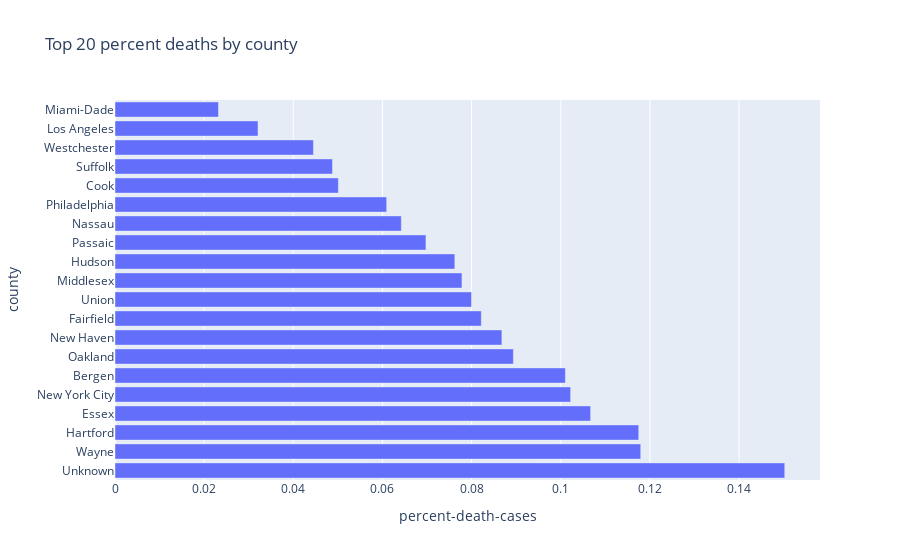

The code cell stored with this chart in its notebook:
### Markdown cell above
Having a visual for total death count is nice, but I want to see the relative values in each county. So I made a new column containing a 'percent' death, which i defined as the (total deaths / total cases).

This should reveal a better understanding of the mortality rate of the virus in each county.

### Code cell
# Creating a new column containing the % death rate in total cases in each county
df2['percent-death-cases'] = (df2['total-deaths']) / hold2['total-cases']

# Dropping the counties not within the top 20 death count from above. (df.index)
for i, row in df2.iterrows():
    if i not in df3.index:
        df2 = df2.drop(index=i)

# Again sorting from largest to smallest
df_percent_l = df2.nlargest(20, ['percent-death-cases'])

# Plotting
py.plot(x='percent-death-cases', y=df_percent_l.index,
       data_frame = df_percent_l,
       kind = 'bar',
       title = 'Top 20 percent deaths by county'
       )

### Figure 1 — Plotly figure (JSON) as saved in the notebook; plotly's stock layout.template omitted (floating-point values rounded to 4 significant figures)
{"data": [{"alignmentgroup": "True", "hovertemplate": "percent-death-cases=%{x}<br>county=%{y}<extra></extra>", "legendgroup": "", "marker": {"color": "#636efa"}, "name": "", "offsetgroup": "", "orientation": "h", "showlegend": false, "textposition": "auto", "type": "bar", "x": [0.1503, 0.1179, 0.1175, 0.1067, 0.1022, 0.101, 0.08937, 0.08679, 0.08217, 0.07998, 0.07784, 0.07623, 0.06976, 0.06423, 0.06094, 0.05011, 0.04879, 0.04452, 0.03208, 0.02321], "xaxis": "x", "y": ["Unknown", "Wayne", "Hartford", "Essex", "New York City", "Bergen", "Oakland", "New Haven", "Fairfield", "Union", "Middlesex", "Hudson", "Passaic", "Nassau", "Philadelphia", "Cook", "Suffolk", "Westchester", "Los Angeles", "Miami-Dade"], "yaxis": "y"}], "layout": {"barmode": "relative", "legend": {"tracegroupgap": 0}, "title": {"text": "Top 20 percent deaths by county"}, "xaxis": {"anchor": "y", "domain": [0, 1], "title": {"text": "percent-death-cases"}}, "yaxis": {"anchor": "x", "domain": [0, 1], "title": {"text": "county"}}}}
